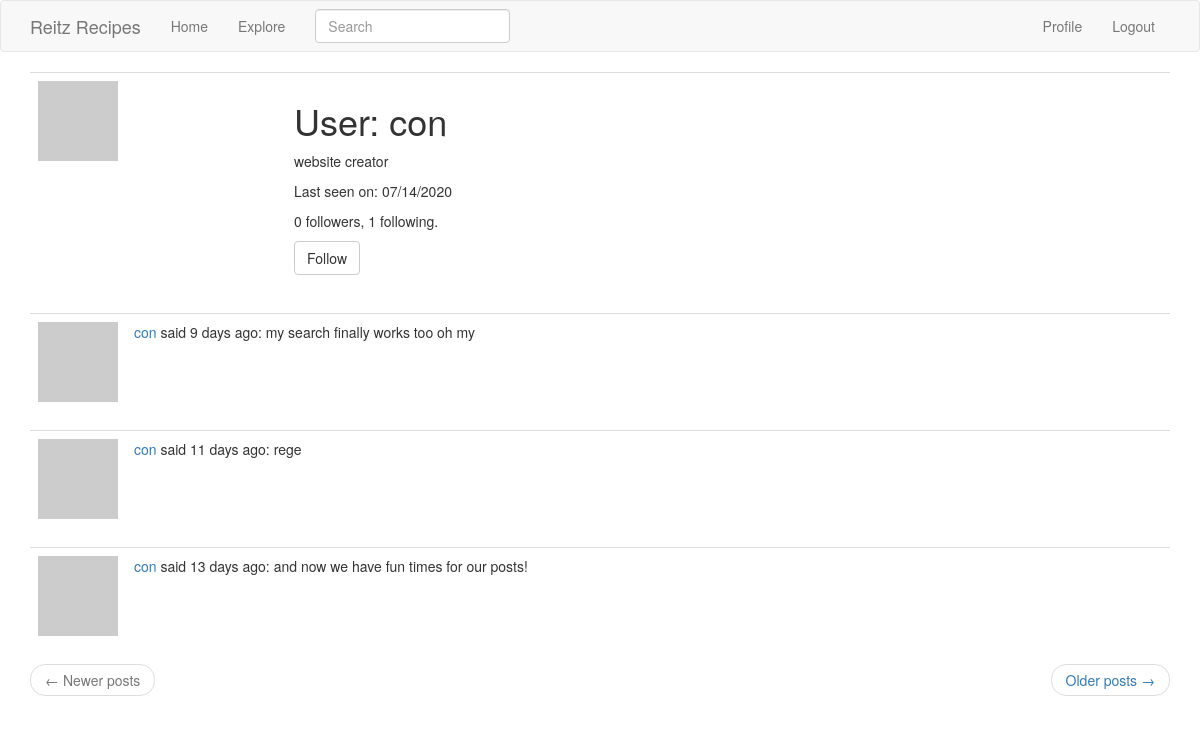
The page /user/con (signed in) on the database its author committed.
### app/models.py (models this page shows, shortened)
class PaginatedAPIMixin(object):
    @staticmethod
    def to_collection_dict(query, page, per_page, endpoint, **kwargs):
        resources = query.paginate(page, per_page, False)
        data = {
        'items': [item.to_dict() for item in resources.items],
            '_meta': {
                'page': page,
                'per_page': per_page,
                'total_pages': resources.pages,
                'total_items': resources.total
            },
            '_links': {
                'self': url_for(endpoint, page=page, per_page=per_page,
                                **kwargs),
                'next': url_for(endpoint, page=page + 1, per_page=per_page,
                                **kwargs) if resources.has_next else None,
                'prev': url_for(endpoint, page=page - 1, per_page=per_page,
                                **kwargs) if resources.has_prev else None
            }
        }
        return data

class User(PaginatedAPIMixin, UserMixin, db.Model):
    id = db.Column(db.Integer, primary_key=True)
    username = db.Column(db.String(64), index=True, unique=True)
    email = db.Column(db.String(120), index=True, unique=True)
    password_hash = (db.Column(db.String(128)))
    posts = db.relationship('Post', backref='author', lazy='dynamic')
    about_me = db.Column(db.String(140))
    last_seen = db.Column(db.DateTime, default=datetime.utcnow)
    token = db.Column(db.String(32), index=True, unique=True)
    token_expiration = db.Column(db.DateTime);
    def avatar(self, size):
        digest = md5(self.email.lower().encode('utf-8')).hexdigest()
        return 'https://www.gravatar.com/avatar/{}?d=identicon&s={}'.format(
            digest, size)
    followed = db.relationship(
        'User', secondary=followers,
        primaryjoin=(followers.c.follower_id == id),
        secondaryjoin=(followers.c.followed_id == id),
        backref=db.backref('followers', lazy='dynamic'), lazy='dynamic')
    def is_following(self, user):
        return self.followed.filter(
            followers.c.followed_id == user.id).count() > 0

class SearchableMixin(object):
    @classmethod
    def before_commit(cls, session):
        session._changes = {
            'add': list(session.new),
            'update': list(session.dirty),
            'delete': list(session.deleted)
        }
    @classmethod
    def after_commit(cls, session):
        for obj in session._changes['add']:
            if isinstance(obj, SearchableMixin):
                add_to_index(obj.__tablename__, obj)
        for obj in session._changes['update']:
            if isinstance(obj, SearchableMixin):
                add_to_index(obj.__tablename__, obj)
        for obj in session._changes['delete']:
            if isinstance(obj, SearchableMixin):
                remove_from_index(obj.__tablename__, obj)
        session._changes = None

class Post(SearchableMixin, db.Model):
    __searchable__ = ['body']
    id = db.Column(db.Integer, primary_key=True)
    body = db.Column(db.String(140))
    timestamp = db.Column(db.DateTime, index=True, default=datetime.utcnow)
    user_id = db.Column(db.Integer, db.ForeignKey('user.id'))

### app/main/routes.py (the view)
@bp.route('/user/<username>')
@login_required
def user(username):
    user = User.query.filter_by(username=username).first_or_404()
    page = request.args.get('page', 1, type=int)
    posts = user.posts.order_by(Post.timestamp.desc()).paginate(
        page, current_app.config['POSTS_PER_PAGE'], False)
    next_url = url_for('main.user', username=user.username, page=posts.next_num) \
        if posts.has_next else None
    prev_url = url_for('main.user', username=user.username, page=posts.prev_num) \
        if posts.has_prev else None
    form = EmptyForm()
    return render_template('user.html', user=user, posts=posts.items, next_url=next_url,
        prev_url=prev_url, form=form)

### app/main/forms.py
class SearchForm(FlaskForm):
    q = StringField('Search', validators=[DataRequired()])
    def __init__(self, *args, **kwargs):
        if 'formdata' not in kwargs:
            kwargs['formdata'] = request.args
        if 'csrf_enabled' not in kwargs:
            kwargs['csrf_enabled'] = False
        super(SearchForm, self).__init__(*args, **kwargs)

class EmptyForm(FlaskForm):
    submit = SubmitField('Submit')

### app/main/routes.py (called while the page is built)
@bp.before_request
def before_request():
    if current_user.is_authenticated:
        current_user.last_seen = datetime.utcnow()
        db.session.commit()
        g.search_form = SearchForm()

### app/models.py (called while the page is built)
@login.user_loader
def load_user(id):
    return User.query.get(int(id))

### app/templates/user.html (shortened to what this page needs)
{% extends "base.html" %}
{% block app_content %}
    <table class="table table-hover">
        <tr>
            <td width="256px"><img src="{{ user.avatar(256) }}"></td>
            <td>
                <h1>User: {{ user.username }}</h1>
                {% if user.about_me %}<p>{{ user.about_me }}</p>{% endif %}
                {% if user.last_seen %}<p>Last seen on: {{ moment(user.last_seen).format('L') }}</p>{% endif %}
                <p>{{ user.followers.count() }} followers, {{ user.followed.count() }} following.</p>
                {% if user == current_user %}
                <p><a href="{{ url_for('main.edit_profile') }}">Edit your profile</a></p>
                {% elif not current_user.is_following(user) %}
                <p>
                    <form action="{{ url_for('main.follow', username=user.username) }}" method="post">
                        {{ form.submit(value='Follow', class_='btn btn-default') }}
                    </form>
                </p>
                {% endif %}
            </td>
        </tr>
    </table>
    {% for post in posts %}
        {% include '_post.html' %}
    {% endfor %}
    <nav aria-label="...">
        <ul class="pager">
            <li class="previous{% if not prev_url %} disabled{% endif %}">
                <a href="{{ prev_url or '#' }}">
                    <span aria-hidden="true">&larr;</span> Newer posts
                </a>
            </li>
            <li class="next{% if not next_url %} disabled{% endif %}">
                <a href="{{ next_url or '#' }}">
                    Older posts <span aria-hidden="true">&rarr;</span>
                </a>
            </li>
        </ul>
    </nav>
{% endblock %}

### app/templates/_post.html
<table class="table table-hover">
    <tr>
        <td width="70px">
            <a href="{{ url_for('main.user', username=post.author.username )}}">
                <img src="{{ post.author.avatar(70) }}"/>
            </a>
        </td>
        <td>
            <a href="{{ url_for('main.user', username=post.author.username )}}">
                {{ post.author.username }}
            </a>
            said {{ moment(post.timestamp).fromNow()  }}:
            {{ post.body }}
        </td>
    </tr>
</table>

### rows shown on the page
User: username "con", about_me "website creator", last_seen "07/14/2020"
Post: author.username "con", timestamp "9 days ago", body "my search finally works too oh my"
Post: author.username "con", timestamp "11 days ago", body "rege"
Post: author.username "con", timestamp "13 days ago", body "and now we have fun times for our posts!"

### other values the page prints
{{ user.followers.count() }} "0"
{{ user.followed.count() }} "1"
